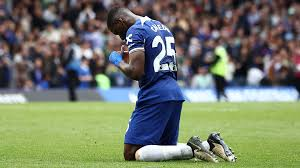
#> input picture wk3/caicedo.jpg, 300 x 168 px
$ python practice3.py
#> lines starting #> are read from the running program, lines starting #| are printed output that depends on the picture
import numpy as np

import matplotlib.pyplot as plt
import cv2 as cv


img=cv.imread('caicedo.jpg',0)
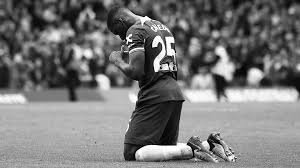
#> img: shape (168, 300); min 0, max 255, mean 119.1

rows,cols=img.shape
#> rows = 168; cols = 300

plt.subplot(1,2,1)
plt.title("Original")
plt.imshow(img)


img_rotation=cv.warpAffine(img, cv.getRotationMatrix2D((cols/2,rows/2), 30,0.6),(cols,rows))
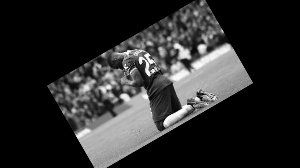
#> img_rotation: shape (168, 300); min 0, max 255, mean 42.8

#Plot the rotated image

plt.subplot(1,2,2)
plt.title("Rotated Image")
plt.imshow(img_rotation)

plt.show()
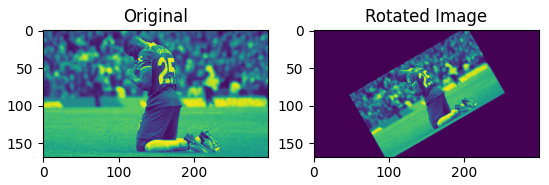
#> figure drawn by matplotlib, 2 panels
cv.imshow('img',img_rotation)

cv.waitKey(0)
cv.destroyAllWindows()
